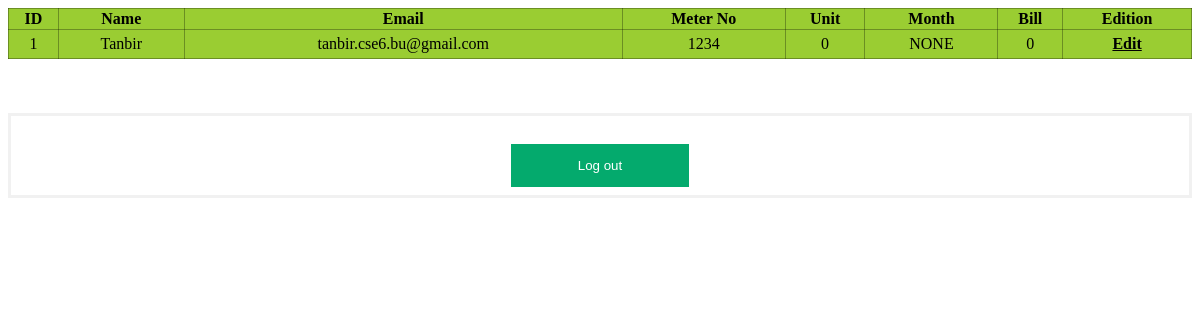
/biller.php (signed in), run on the app's committed database.
### tables this page shows
CREATE TABLE `consumer` (
  `id` int(11) NOT NULL,
  `name` varchar(255) NOT NULL,
  `email` varchar(255) NOT NULL,
  `pwd` varchar(255) NOT NULL,
  `mid` int(11) NOT NULL,
  `unit` int(11) NOT NULL,
  `month` varchar(255) NOT NULL,
  `bill` int(11) NOT NULL,
  `paystat` varchar(255) NOT NULL
);

### biller.php (the view, shortened to what this page needs)
<?php
  include_once 'config.php';
?>
<!DOCTYPE html>
<html>
<head>
  <link rel="stylesheet" href="includes/style.css">
</head>
<body>
  <?php
    $allconsumers = mysqli_query($conn, "SELECT * FROM `consumer`");
  ?>
  <table>
    <thead>
      <tr>
        <th>ID</th>
        <th>Name</th>
        <th>Email</th>
        <th>Meter No</th>
        <th>Unit</th>
        <th>Month</th>
        <th>Bill</th>
        <th>Edition</th>
      </tr>
    </thead>
    <tbody>
      <?php while($consumer = mysqli_fetch_assoc($allconsumers)) { ?>
        <tr>
          <td><?php echo $consumer['id'] ?></td>
          <td><?php echo $consumer['name'] ?></td>
          <td><?php echo $consumer['email'] ?></td>
          <td><?php echo $consumer['mid'] ?></td>
          <td><?php echo $consumer['unit'] ?></td>
          <td><?php echo $consumer['month'] ?></td>
          <td><?php echo $consumer['bill'] ?></td>
          <td>
            <a href="edit-bill.php?id=<?php echo $consumer['id'] ?>">Edit</a>
          </td>
        </tr>
      <?php } ?>
    </tbody>
  </table>
  <br><br><br>
  <form action="logout.php"><button>Log out</button></form>
</body>
</html>

### includes/style.css (style rules this page uses)
form { border: 3px solid #f1f1f1; padding-top: 20px; padding-right: 500px; padding-left: 500px; margin: auto; }
button { background-color: #04AA6D; color: white; padding: 14px 20px; margin: 8px 0; border: none; cursor: pointer; width: 100%; }
table { width: 100%; background-color: lightgrey; text-align: center; }
a { color: black; font-weight: bold; }

### biller.php (style rules this page uses)
table { border-collapse: collapse; background-color: yellowgreen; }
table tr, table th, table td { border: 1px solid rgba(0, 0, 0, .3); }
table td { padding: 5px; }

### data on the page
consumer: id "1", name "Tanbir", email "tanbir.cse6.bu@gmail.com", mid "1234", unit "0", month "NONE", bill "0"
